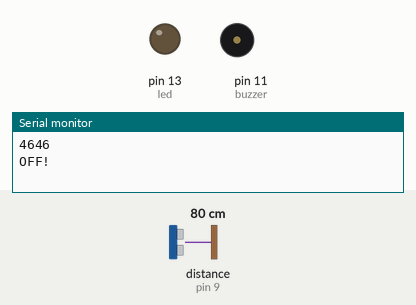
This sketch was run on a simulated Arduino Uno, built with avr-gcc and run on an emulated ATmega328P. Shown: output pins drawn as LEDs (lit = HIGH), buzzer (waves = sounding), the last lines printed to the serial monitor. Wiring (inferred from the names in the program): ultrasonic range finder: trigger pin 8; echo pin 9. The inputs (shaded band) are chosen by the test bench; at power-on: distance to the obstacle (sensor on pin 9) 80 cm. The echo pulse lasts 58.3 µs per cm; pins used as bus, display or sensor lines are not drawn.

Above: at 1.8 s.
1.9 s: distance to the obstacle (sensor on pin 9) set to 46 cm
4.2 s: distance to the obstacle (sensor on pin 9) set to 39 cm
At 7.2 s:
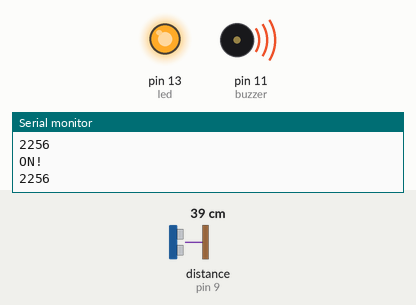
7.5 s: distance to the obstacle (sensor on pin 9) set to 60 cm
At 10.1 s:
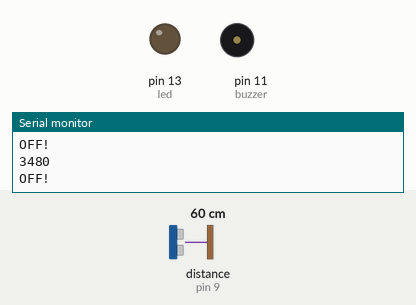
10.5 s: distance to the obstacle (sensor on pin 9) set to 2 cm
At 12.7 s:
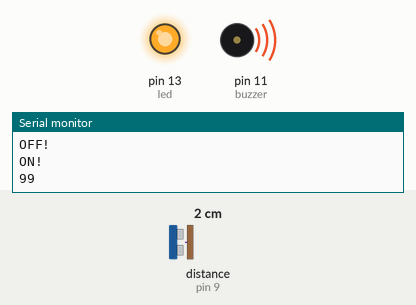
Timing chart, 0 to 14.2 s (numbered marks = the images above; inputs shaded):
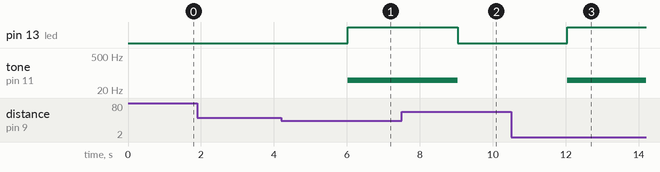

The sketch:

alarm.ino
```cpp
#define trigPin 8
#define echoPin 9
#define buzzer 11
#define led 13

void setup() {
  Serial.begin (9600);
  pinMode(trigPin, OUTPUT);
  pinMode(echoPin, INPUT);
  pinMode(led, OUTPUT);
  pinMode(buzzer, OUTPUT);
}

void loop() {
  long duration, distance;
  digitalWrite(trigPin, LOW);
  delayMicroseconds(2);
  digitalWrite(trigPin, HIGH);
  delayMicroseconds(10);
  digitalWrite(trigPin, LOW);
  duration = pulseIn(echoPin, HIGH);
  distance = (duration/2) / 29.1;
  delay(1000);

  if (duration > 2500) {
    noTone(buzzer);
    digitalWrite(led, LOW);
    Serial.println(duration);
    Serial.println("OFF!");
  }
    if (duration < 2500) {
    tone(buzzer, 50);
    digitalWrite(led, HIGH);
    Serial.println("ON!");
    Serial.println(duration);
  }
}
```

Measured:
- the behaviour switches between 44 and 43 cm on distance to the obstacle (sensor on pin 9) (found by bisection; images 0 and 1)
- after the input at 4.2 s, pin 13 (led): LOW → HIGH after 1.8 s; tone on pin 11 (buzzer): silent → 50 Hz after 1.8 s
- after the input at 7.5 s, pin 13 (led): HIGH → LOW after 1.5 s; tone on pin 11 (buzzer): 50 Hz → silent after 1.5 s
- after the input at 10.5 s, pin 13 (led): LOW → HIGH after 1.5 s; tone on pin 11 (buzzer): silent → 50 Hz after 1.5 s
